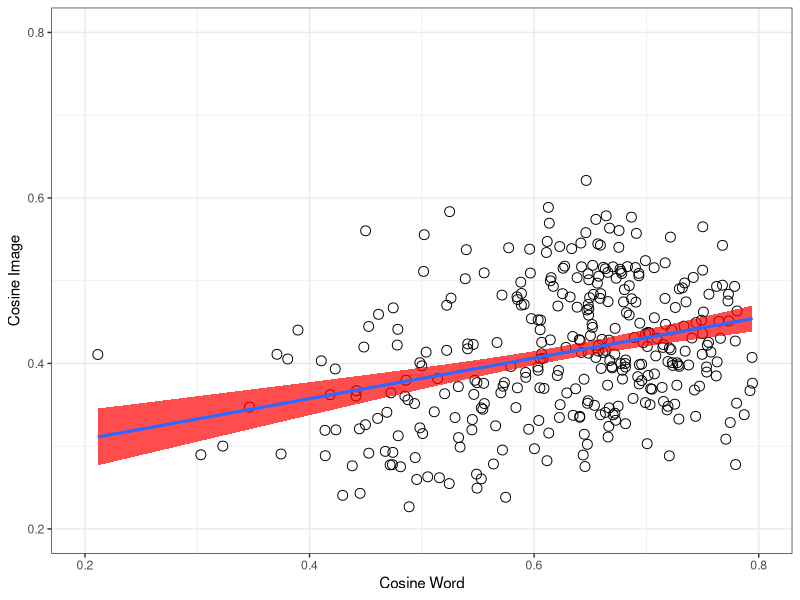
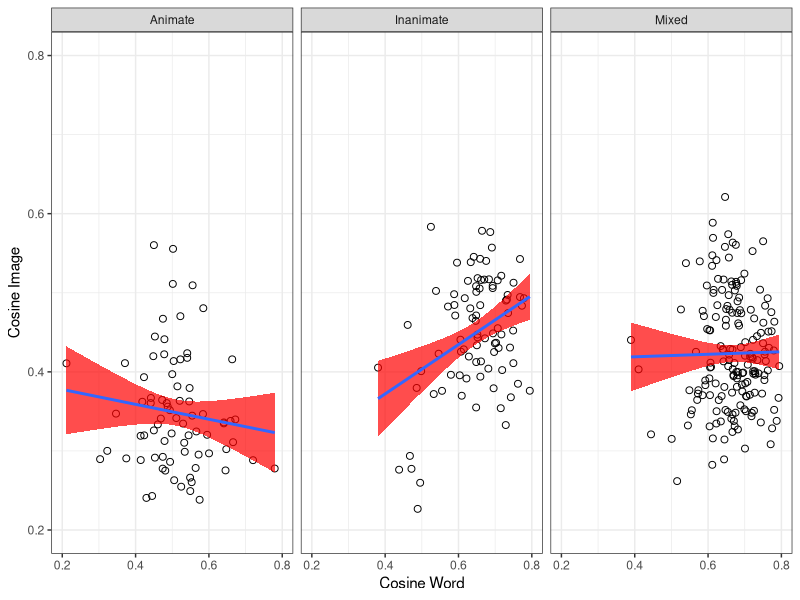
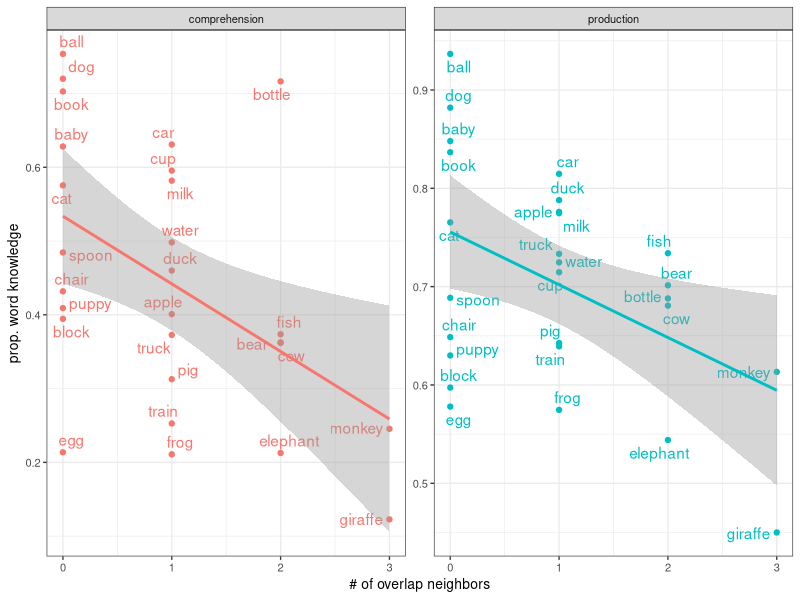

Write the R code that produced these figures, in order.
## ---- chunk 1
rm(list=ls())
knitr::opts_chunk$set(fig.width=3, fig.height=3, fig.crop = F, fig.pos = "tb", fig.path='figs/',
                      echo=F, warning=F, cache=F, message=F, sanitize = T)
## ---- chunk 2
library(png)
library(grid)
library(ggplot2)
library(xtable)
library(tidyverse)
library(ggpubr)
library(broom)
library(ggrepel)
library(forcats)
## ---- chunk 3
animate <- c("puppy", "duck", "elephant", "pig", "monkey", "giraffe",
             "bear", "baby", "fish", "frog", "cow", "dog", "cat")
words27 <-  read_csv("data/pairwise_distances.csv") %>% distinct(word)
combo <- read_csv("data/pairwise_distances.csv") %>%
  unite(pair, X1, word, remove = T) %>% 
  distinct(cos_word,.keep_all = T)
#eb this gets rid of our redundancy issues
wb_prod <- read_csv("data/wordbank_production.csv") %>%  
   mutate(definition = forcats::fct_recode(definition,
    "fish"    = "fish (animal)",
    "water"   = "water (beverage)")) %>% 
  filter(definition%in%words27$word) %>% 
  mutate(animate = ifelse(definition %in% animate, "animate", "inanimate"))

wb_comp <- read_csv("data/wordbank_comprehension.csv") %>%
     mutate(definition = forcats::fct_recode(definition,
    "fish"    = "fish (animal)",
    "water"   = "water (beverage)")) %>% 
  filter(definition%in%words27$word) %>% 
    mutate(animate = ifelse(definition %in% animate, "animate", "inanimate"))
overlap_ratios <- read_csv("data/overlap_ratios.csv") %>% 
  mutate(animate = ifelse(word %in% animate, T, F))
# fix water picture in img space
neighbor_counts <- read_csv("python/neighbor_counts.csv") %>% 
  rename(definition = word)

stimuli_counts <- read_csv("python/stimuli_counts.csv")
## ---- chunk 4
#eb you may want to use tidy to reference elements of the cor.test output more easily, e.g.
#i alsoput all the stats into this chunk, removed from graph chunk below

pairwise_corr <- cor.test(combo$cos_img, combo$cos_word, conf.int=T) %>% tidy()

#an confint: -.33 to .10, p = .27
animate_corr <- cor.test(subset(combo, animate=="animate")$cos_word, 
                         subset(combo, animate=="animate")$cos_img, conf.int=T)%>%
  tidy()
#not_an confint: .18 to .54, p=.00024
not_anim_corr <- cor.test(subset(combo, animate=="inanimate")$cos_word, 
                          subset(combo, animate=="inanimate")$cos_img, conf.int=T)%>% 
  tidy()
#mixed_confint -.16 to.13, p=.86
mixed_corr <- cor.test(subset(combo, animate=="mixed")$cos_word, 
                       subset(combo, animate=="mixed")$cos_img, conf.int=T)%>% 
  tidy()

not_anim_corr_string <- sprintf("($R = %0.2f$, $p < %1.2g$)", not_anim_corr$estimate, not_anim_corr$p.value)
pairwise_corr_string <- sprintf("($R = %0.2f$, $p < %1.2g$)", pairwise_corr$estimate, pairwise_corr$p.value)
## ---- chunk 5

shapiro.test(overlap_ratios$overlap_ratio)#almost normal
wilcox.test(overlap_ratios$overlap_ratio)# significantly different from chance
#even with correction, both animate and animate overlaps>0, not different from each other
wilcox.test(subset(overlap_ratios, animate==F)$overlap_ratio)
wilcox.test(subset(overlap_ratios, animate==T)$overlap_ratio)
wilcox.test(subset(overlap_ratios, animate==T)$overlap_ratio,
            subset(overlap_ratios, animate==F)$overlap_ratio)
#ggplot(overlap_ratios, aes(overlap_ratio, fill = animate))+
#  geom_histogram(binwidth=.15, position = "stack")
## ---- chunk 6
ggplot(combo, aes(cos_word, cos_img))+
  geom_point(size=3, shape =1)+
  geom_smooth(method="lm", aes(group=1), show.legend=F, fill ="red", alpha = .7)+
  geom_smooth(method="lm", aes(group=1), se=F)+ # this second line is to trick ggplot into not putting the gray fill in the boxes in the legend (coming from the standard error in the first line)
  theme_bw()+
  xlab("Cosine Word")+
  ylab("Cosine Image")+
  xlim(0.2,0.80)+
  ylim(0.2,0.80)+
  theme(legend.position="bottom", 
        legend.title = element_blank(), 
        legend.text = element_text(size=7), 
        legend.key.width = unit(0.4, "cm"),
        legend.key = element_rect(fill = 'white', size = 0.1)
        )

cap <- sprintf("Relative cosine distance between points in word embedding space (x-axis) and image embedding space (y-axis), for every item pair. Fitted line reflects linear fit with SE;the correlation is significant ($R = %0.2f$, $p < %1.2g$).", pairwise_corr$estimate, pairwise_corr$p.value)
## ---- chunk 7

combo %>%
  ggplot(aes(cos_word, cos_img))+
  geom_point(size=2, shape = 1)+
    stat_smooth(method = "lm", aes(group=1),  fill ="red", alpha = .7)+theme_bw()+
    facet_wrap(~factor(animate, levels=c("animate", "inanimate", "mixed"), labels=c("Animate", "Inanimate", "Mixed")), dir="v", nrow = 1)+
    xlab("Cosine Word")+
    ylab("Cosine Image")+
    xlim(0.2,0.80)+
    ylim(0.2,0.80)+
    theme(legend.position="none")
    
cap <- sprintf("Relative cosine distance between points in word embedding space (x-axis) and image embedding space (y-axis), separated by pair-type (animate, inanimate, and mixed).Fitted line reflects linear fit with SE. Each graph contains all pairwise distances between objects that are either a) both animate ($R = %0.2f$, $p < %1.2g$), b) both inanimate ($R = %0.2f$, $p < %1.2g$), or c) mixed animate-to-inanimate ($R = %0.2f$, $p < %1.2g$)", animate_corr$estimate, animate_corr$p.value, not_anim_corr$estimate, not_anim_corr$p.value, mixed_corr$estimate, mixed_corr$p.value)
#put r and p on panel and delete from caption    
## ---- chunk 8
wb_prod_long <- wb_prod %>% 
  gather(`16`:`30`, value = 'mean_prop_prod', key = "month")
wb_comp_long <- wb_comp %>% 
  gather(`8`:`18`, value = 'mean_prop_comp', key = "month")
wb_prod_long_allmonths <- wb_prod_long %>% 
  group_by(definition, animate) %>% 
  summarise(overall_prop_prod = mean(mean_prop_prod)) %>% 
  left_join(neighbor_counts) %>% 
  mutate(totalneighbors = image_count+word_count+overlap_count,
         overlapratio = overlap_count/totalneighbors)

wb_comp_long_allmonths <- wb_comp_long %>% 
  group_by(definition, animate) %>% 
  summarise(overall_prop_comp = mean(mean_prop_comp)) %>% 
  left_join(neighbor_counts) %>% 
  mutate(totalneighbors = image_count+word_count+overlap_count,
         overlapratio = overlap_count/totalneighbors)
## ---- chunk 9
prod_overlap_corr <- cor.test(wb_prod_long_allmonths$overall_prop_prod, wb_prod_long_allmonths$overlap_count, conf.int=T) %>% tidy()
comp_overlap_corr <- cor.test(wb_comp_long_allmonths$overall_prop_comp, wb_comp_long_allmonths$overlap_count, conf.int=T) %>% tidy()

wb_all<- wb_comp_long_allmonths %>% 
  left_join(wb_prod_long_allmonths) %>% 
  gather(c(overall_prop_comp, overall_prop_prod), value = prop_kids, key = comp_prod ) %>% 
  mutate(comp_prod = fct_recode(comp_prod,
    "production" = "overall_prop_prod",
    "comprehension" = "overall_prop_comp"
  ))

ggplot(wb_all, aes(overlap_count,prop_kids, color = comp_prod))+
  geom_point()+
  geom_text_repel(aes(label = definition))+
  facet_wrap(~comp_prod, scales = "free_y")+
  stat_smooth(method = "lm")+
  theme_bw(base_size = 10)+
  guides(colour = "none")+
  xlab("# of overlap neighbors")+
  ylab("prop. word knowledge")

cap <- "Proportion of children in WordBank reported to understand (left, averaged over 8-18 months) or produce (right, averaged over 16-30 months) the 27 items, as a function of how many overlapping neighbors (i.e. image- and word-based neighbors) they have. Line indicates linear fit with SE confidence band."
## ---- chunk 10
# References will be generated automatically by Pandoc and included here.
# The following code is some latex to format the bibliography. Do not remove it.
